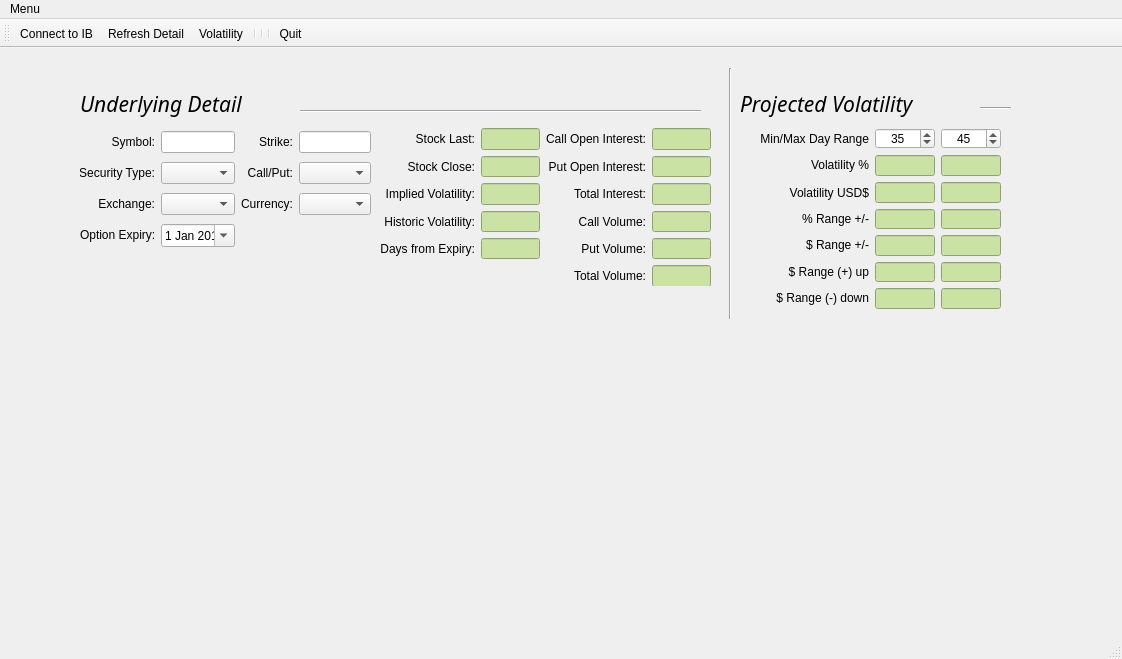
<?xml version="1.0" encoding="UTF-8"?>
<ui version="4.0">
 <class>MainWindow</class>
 <widget class="QMainWindow" name="MainWindow">
  <property name="geometry">
   <rect>
    <x>0</x>
    <y>0</y>
    <width>1122</width>
    <height>659</height>
   </rect>
  </property>
  <property name="windowTitle">
   <string>MainWindow</string>
  </property>
  <widget class="QWidget" name="centralwidget">
   <widget class="QLabel" name="label">
    <property name="geometry">
     <rect>
      <x>80</x>
      <y>40</y>
      <width>261</width>
      <height>31</height>
     </rect>
    </property>
    <property name="font">
     <font>
      <family>Magneto</family>
      <pointsize>16</pointsize>
      <weight>50</weight>
      <italic>true</italic>
      <bold>false</bold>
     </font>
    </property>
    <property name="text">
     <string>Underlying Detail</string>
    </property>
    <property name="alignment">
     <set>Qt::AlignLeading|Qt::AlignLeft|Qt::AlignVCenter</set>
    </property>
   </widget>
   <widget class="Line" name="line">
    <property name="geometry">
     <rect>
      <x>300</x>
      <y>55</y>
      <width>401</width>
      <height>16</height>
     </rect>
    </property>
    <property name="frameShadow">
     <enum>QFrame::Sunken</enum>
    </property>
    <property name="lineWidth">
     <number>1</number>
    </property>
    <property name="orientation">
     <enum>Qt::Horizontal</enum>
    </property>
   </widget>
   <widget class="QWidget" name="layoutWidget">
    <property name="geometry">
     <rect>
      <x>760</x>
      <y>80</y>
      <width>241</width>
      <height>181</height>
     </rect>
    </property>
    <layout class="QGridLayout" name="gridLayout_3">
     <item row="4" column="2">
      <widget class="QLineEdit" name="rangeUSD_45Days">
       <property name="styleSheet">
        <string notr="true">background-color: rgb(202, 226, 163);</string>
       </property>
       <property name="text">
        <string/>
       </property>
       <property name="readOnly">
        <bool>true</bool>
       </property>
      </widget>
     </item>
     <item row="0" column="2">
      <widget class="QSpinBox" name="maxDaysSpinBox">
       <property name="alignment">
        <set>Qt::AlignCenter</set>
       </property>
       <property name="minimum">
        <number>20</number>
       </property>
       <property name="maximum">
        <number>50</number>
       </property>
       <property name="value">
        <number>45</number>
       </property>
      </widget>
     </item>
     <item row="0" column="1">
      <widget class="QSpinBox" name="minDaysSpinBox">
       <property name="alignment">
        <set>Qt::AlignCenter</set>
       </property>
       <property name="minimum">
        <number>20</number>
       </property>
       <property name="maximum">
        <number>50</number>
       </property>
       <property name="value">
        <number>35</number>
       </property>
      </widget>
     </item>
     <item row="4" column="1">
      <widget class="QLineEdit" name="rangeUSD_30Days">
       <property name="styleSheet">
        <string notr="true">background-color: rgb(202, 226, 163);</string>
       </property>
       <property name="text">
        <string/>
       </property>
       <property name="readOnly">
        <bool>true</bool>
       </property>
      </widget>
     </item>
     <item row="3" column="1">
      <widget class="QLineEdit" name="rangePercent_30Days">
       <property name="styleSheet">
        <string notr="true">background-color: rgb(202, 226, 163);</string>
       </property>
       <property name="text">
        <string/>
       </property>
       <property name="readOnly">
        <bool>true</bool>
       </property>
      </widget>
     </item>
     <item row="1" column="0">
      <widget class="QLabel" name="lb_volPerc">
       <property name="text">
        <string>&lt;html&gt;&lt;head/&gt;&lt;body&gt;&lt;p&gt;Volatility %&lt;/p&gt;&lt;/body&gt;&lt;/html&gt;</string>
       </property>
       <property name="alignment">
        <set>Qt::AlignRight|Qt::AlignTrailing|Qt::AlignVCenter</set>
       </property>
      </widget>
     </item>
     <item row="2" column="2">
      <widget class="QLineEdit" name="volUSD_45Days">
       <property name="styleSheet">
        <string notr="true">background-color: rgb(202, 226, 163);</string>
       </property>
       <property name="text">
        <string/>
       </property>
       <property name="readOnly">
        <bool>true</bool>
       </property>
      </widget>
     </item>
     <item row="4" column="0">
      <widget class="QLabel" name="lb_rangeUSD">
       <property name="text">
        <string>&lt;html&gt;&lt;head/&gt;&lt;body&gt;&lt;p&gt;$ Range +/-&lt;/p&gt;&lt;/body&gt;&lt;/html&gt;</string>
       </property>
       <property name="alignment">
        <set>Qt::AlignRight|Qt::AlignTrailing|Qt::AlignVCenter</set>
       </property>
      </widget>
     </item>
     <item row="3" column="2">
      <widget class="QLineEdit" name="rangePercent_45Days">
       <property name="styleSheet">
        <string notr="true">background-color: rgb(202, 226, 163);</string>
       </property>
       <property name="text">
        <string/>
       </property>
       <property name="readOnly">
        <bool>true</bool>
       </property>
      </widget>
     </item>
     <item row="2" column="1">
      <widget class="QLineEdit" name="volUSD_30Days">
       <property name="styleSheet">
        <string notr="true">background-color: rgb(202, 226, 163);</string>
       </property>
       <property name="text">
        <string/>
       </property>
       <property name="readOnly">
        <bool>true</bool>
       </property>
      </widget>
     </item>
     <item row="1" column="1">
      <widget class="QLineEdit" name="volPercent_30Days">
       <property name="styleSheet">
        <string notr="true">background-color: rgb(202, 226, 163);</string>
       </property>
       <property name="text">
        <string/>
       </property>
       <property name="readOnly">
        <bool>true</bool>
       </property>
      </widget>
     </item>
     <item row="3" column="0">
      <widget class="QLabel" name="lb_rangePerc">
       <property name="text">
        <string>% Range +/-</string>
       </property>
       <property name="alignment">
        <set>Qt::AlignRight|Qt::AlignTrailing|Qt::AlignVCenter</set>
       </property>
      </widget>
     </item>
     <item row="2" column="0">
      <widget class="QLabel" name="lb_VolUSD">
       <property name="contextMenuPolicy">
        <enum>Qt::NoContextMenu</enum>
       </property>
       <property name="text">
        <string>Volatility USD$</string>
       </property>
       <property name="alignment">
        <set>Qt::AlignRight|Qt::AlignTrailing|Qt::AlignVCenter</set>
       </property>
      </widget>
     </item>
     <item row="1" column="2">
      <widget class="QLineEdit" name="volPercent_45Days">
       <property name="styleSheet">
        <string notr="true">background-color: rgb(202, 226, 163);</string>
       </property>
       <property name="text">
        <string/>
       </property>
       <property name="readOnly">
        <bool>true</bool>
       </property>
      </widget>
     </item>
     <item row="6" column="1">
      <widget class="QLineEdit" name="rangeUSD_up_30Days">
       <property name="styleSheet">
        <string notr="true">background-color: rgb(202, 226, 163);</string>
       </property>
       <property name="text">
        <string/>
       </property>
       <property name="readOnly">
        <bool>true</bool>
       </property>
      </widget>
     </item>
     <item row="6" column="0">
      <widget class="QLabel" name="lb_rangeUp">
       <property name="text">
        <string>&lt;html&gt;&lt;head/&gt;&lt;body&gt;&lt;p&gt;$ Range (+) up&lt;/p&gt;&lt;/body&gt;&lt;/html&gt;</string>
       </property>
       <property name="alignment">
        <set>Qt::AlignRight|Qt::AlignTrailing|Qt::AlignVCenter</set>
       </property>
      </widget>
     </item>
     <item row="7" column="0">
      <widget class="QLabel" name="lb_rangeDown">
       <property name="text">
        <string>&lt;html&gt;&lt;head/&gt;&lt;body&gt;&lt;p&gt;$ Range (-) down&lt;/p&gt;&lt;/body&gt;&lt;/html&gt;</string>
       </property>
       <property name="alignment">
        <set>Qt::AlignRight|Qt::AlignTrailing|Qt::AlignVCenter</set>
       </property>
      </widget>
     </item>
     <item row="6" column="2">
      <widget class="QLineEdit" name="rangeUSD_up_45Days">
       <property name="styleSheet">
        <string notr="true">background-color: rgb(202, 226, 163);</string>
       </property>
       <property name="text">
        <string/>
       </property>
       <property name="readOnly">
        <bool>true</bool>
       </property>
      </widget>
     </item>
     <item row="7" column="1">
      <widget class="QLineEdit" name="rangeUSD_down_30Days">
       <property name="styleSheet">
        <string notr="true">background-color: rgb(202, 226, 163);</string>
       </property>
       <property name="text">
        <string/>
       </property>
       <property name="readOnly">
        <bool>true</bool>
       </property>
      </widget>
     </item>
     <item row="7" column="2">
      <widget class="QLineEdit" name="rangeUSD_down_45Days">
       <property name="styleSheet">
        <string notr="true">background-color: rgb(202, 226, 163);</string>
       </property>
       <property name="text">
        <string/>
       </property>
       <property name="readOnly">
        <bool>true</bool>
       </property>
      </widget>
     </item>
     <item row="0" column="0">
      <widget class="QLabel" name="lb_MinMaxRg">
       <property name="text">
        <string>Min/Max Day Range</string>
       </property>
       <property name="alignment">
        <set>Qt::AlignRight|Qt::AlignTrailing|Qt::AlignVCenter</set>
       </property>
      </widget>
     </item>
    </layout>
   </widget>
   <widget class="QWidget" name="layoutWidget_2">
    <property name="geometry">
     <rect>
      <x>380</x>
      <y>80</y>
      <width>331</width>
      <height>158</height>
     </rect>
    </property>
    <layout class="QGridLayout" name="gridLayout">
     <item row="3" column="0">
      <widget class="QLabel" name="lb_ImpVol">
       <property name="text">
        <string>Implied Volatility:</string>
       </property>
       <property name="alignment">
        <set>Qt::AlignRight|Qt::AlignTrailing|Qt::AlignVCenter</set>
       </property>
      </widget>
     </item>
     <item row="3" column="1">
      <widget class="QLineEdit" name="impliedVol">
       <property name="styleSheet">
        <string notr="true">background-color: rgb(202, 226, 163);</string>
       </property>
       <property name="text">
        <string/>
       </property>
       <property name="readOnly">
        <bool>true</bool>
       </property>
      </widget>
     </item>
     <item row="3" column="2">
      <widget class="QLabel" name="lb_totalInt">
       <property name="text">
        <string>Total Interest:</string>
       </property>
       <property name="alignment">
        <set>Qt::AlignRight|Qt::AlignTrailing|Qt::AlignVCenter</set>
       </property>
      </widget>
     </item>
     <item row="0" column="2">
      <widget class="QLabel" name="lb_openInt">
       <property name="text">
        <string>Call Open Interest:</string>
       </property>
       <property name="alignment">
        <set>Qt::AlignRight|Qt::AlignTrailing|Qt::AlignVCenter</set>
       </property>
      </widget>
     </item>
     <item row="0" column="0">
      <widget class="QLabel" name="lb_stockLast">
       <property name="text">
        <string>Stock Last:</string>
       </property>
       <property name="alignment">
        <set>Qt::AlignRight|Qt::AlignTrailing|Qt::AlignVCenter</set>
       </property>
      </widget>
     </item>
     <item row="0" column="3">
      <widget class="QLineEdit" name="callOpenInterest">
       <property name="styleSheet">
        <string notr="true">background-color: rgb(202, 226, 163);</string>
       </property>
       <property name="text">
        <string/>
       </property>
       <property name="readOnly">
        <bool>true</bool>
       </property>
      </widget>
     </item>
     <item row="1" column="2">
      <widget class="QLabel" name="lb_putCallInt">
       <property name="contextMenuPolicy">
        <enum>Qt::NoContextMenu</enum>
       </property>
       <property name="text">
        <string>Put Open Interest:</string>
       </property>
       <property name="alignment">
        <set>Qt::AlignRight|Qt::AlignTrailing|Qt::AlignVCenter</set>
       </property>
      </widget>
     </item>
     <item row="0" column="1">
      <widget class="QLineEdit" name="stockLast">
       <property name="styleSheet">
        <string notr="true">background-color: rgb(202, 226, 163);</string>
       </property>
       <property name="text">
        <string/>
       </property>
       <property name="readOnly">
        <bool>true</bool>
       </property>
      </widget>
     </item>
     <item row="1" column="1">
      <widget class="QLineEdit" name="stockClose">
       <property name="styleSheet">
        <string notr="true">background-color: rgb(202, 226, 163);</string>
       </property>
       <property name="text">
        <string/>
       </property>
       <property name="readOnly">
        <bool>true</bool>
       </property>
      </widget>
     </item>
     <item row="1" column="0">
      <widget class="QLabel" name="lb_stockClose">
       <property name="contextMenuPolicy">
        <enum>Qt::NoContextMenu</enum>
       </property>
       <property name="text">
        <string>Stock Close:</string>
       </property>
       <property name="alignment">
        <set>Qt::AlignRight|Qt::AlignTrailing|Qt::AlignVCenter</set>
       </property>
      </widget>
     </item>
     <item row="1" column="3">
      <widget class="QLineEdit" name="putOpenInterest">
       <property name="styleSheet">
        <string notr="true">background-color: rgb(202, 226, 163);</string>
       </property>
       <property name="text">
        <string/>
       </property>
       <property name="readOnly">
        <bool>true</bool>
       </property>
      </widget>
     </item>
     <item row="3" column="3">
      <widget class="QLineEdit" name="totalOpenInterest">
       <property name="styleSheet">
        <string notr="true">background-color: rgb(202, 226, 163);</string>
       </property>
       <property name="text">
        <string/>
       </property>
       <property name="readOnly">
        <bool>true</bool>
       </property>
      </widget>
     </item>
     <item row="5" column="1">
      <widget class="QLineEdit" name="daysFromExpiry">
       <property name="styleSheet">
        <string notr="true">background-color: rgb(202, 226, 163);</string>
       </property>
       <property name="text">
        <string/>
       </property>
       <property name="readOnly">
        <bool>true</bool>
       </property>
      </widget>
     </item>
     <item row="5" column="0">
      <widget class="QLabel" name="lb_Exp">
       <property name="text">
        <string>Days from Expiry:</string>
       </property>
       <property name="alignment">
        <set>Qt::AlignRight|Qt::AlignTrailing|Qt::AlignVCenter</set>
       </property>
      </widget>
     </item>
     <item row="4" column="2">
      <widget class="QLabel" name="lb_callVol">
       <property name="text">
        <string>Call Volume:</string>
       </property>
       <property name="alignment">
        <set>Qt::AlignRight|Qt::AlignTrailing|Qt::AlignVCenter</set>
       </property>
      </widget>
     </item>
     <item row="4" column="1">
      <widget class="QLineEdit" name="historicVol">
       <property name="styleSheet">
        <string notr="true">background-color: rgb(202, 226, 163);</string>
       </property>
       <property name="text">
        <string/>
       </property>
       <property name="readOnly">
        <bool>true</bool>
       </property>
      </widget>
     </item>
     <item row="4" column="0">
      <widget class="QLabel" name="labelExpiry_2">
       <property name="text">
        <string>Historic Volatility:</string>
       </property>
       <property name="alignment">
        <set>Qt::AlignRight|Qt::AlignTrailing|Qt::AlignVCenter</set>
       </property>
      </widget>
     </item>
     <item row="5" column="3">
      <widget class="QLineEdit" name="putVolume">
       <property name="styleSheet">
        <string notr="true">background-color: rgb(202, 226, 163);</string>
       </property>
       <property name="text">
        <string/>
       </property>
       <property name="readOnly">
        <bool>true</bool>
       </property>
      </widget>
     </item>
     <item row="4" column="3">
      <widget class="QLineEdit" name="callVolume">
       <property name="styleSheet">
        <string notr="true">background-color: rgb(202, 226, 163);</string>
       </property>
       <property name="text">
        <string/>
       </property>
       <property name="readOnly">
        <bool>true</bool>
       </property>
      </widget>
     </item>
     <item row="5" column="2">
      <widget class="QLabel" name="lb_putVol">
       <property name="contextMenuPolicy">
        <enum>Qt::NoContextMenu</enum>
       </property>
       <property name="text">
        <string>Put Volume:</string>
       </property>
       <property name="alignment">
        <set>Qt::AlignRight|Qt::AlignTrailing|Qt::AlignVCenter</set>
       </property>
      </widget>
     </item>
     <item row="6" column="2">
      <widget class="QLabel" name="lb_totalVol">
       <property name="text">
        <string>Total Volume:</string>
       </property>
       <property name="alignment">
        <set>Qt::AlignRight|Qt::AlignTrailing|Qt::AlignVCenter</set>
       </property>
      </widget>
     </item>
     <item row="6" column="3">
      <widget class="QLineEdit" name="totalVolume">
       <property name="styleSheet">
        <string notr="true">background-color: rgb(202, 226, 163);</string>
       </property>
       <property name="text">
        <string/>
       </property>
       <property name="readOnly">
        <bool>true</bool>
       </property>
      </widget>
     </item>
    </layout>
   </widget>
   <widget class="Line" name="line_2">
    <property name="geometry">
     <rect>
      <x>980</x>
      <y>50</y>
      <width>31</width>
      <height>20</height>
     </rect>
    </property>
    <property name="frameShadow">
     <enum>QFrame::Sunken</enum>
    </property>
    <property name="lineWidth">
     <number>1</number>
    </property>
    <property name="orientation">
     <enum>Qt::Horizontal</enum>
    </property>
   </widget>
   <widget class="QLabel" name="label_2">
    <property name="geometry">
     <rect>
      <x>740</x>
      <y>40</y>
      <width>261</width>
      <height>31</height>
     </rect>
    </property>
    <property name="font">
     <font>
      <family>Magneto</family>
      <pointsize>16</pointsize>
      <weight>50</weight>
      <italic>true</italic>
      <bold>false</bold>
     </font>
    </property>
    <property name="text">
     <string>Projected Volatility</string>
    </property>
    <property name="alignment">
     <set>Qt::AlignLeading|Qt::AlignLeft|Qt::AlignVCenter</set>
    </property>
   </widget>
   <widget class="QWidget" name="layoutWidget_3">
    <property name="geometry">
     <rect>
      <x>80</x>
      <y>80</y>
      <width>291</width>
      <height>126</height>
     </rect>
    </property>
    <layout class="QGridLayout" name="gridLayout_2">
     <item row="3" column="0">
      <widget class="QLabel" name="lb_expiry">
       <property name="text">
        <string>&lt;html&gt;&lt;head/&gt;&lt;body&gt;&lt;p&gt;Option Expiry:&lt;/p&gt;&lt;/body&gt;&lt;/html&gt;</string>
       </property>
       <property name="alignment">
        <set>Qt::AlignRight|Qt::AlignTrailing|Qt::AlignVCenter</set>
       </property>
      </widget>
     </item>
     <item row="1" column="0">
      <widget class="QLabel" name="lb_SecType">
       <property name="contextMenuPolicy">
        <enum>Qt::NoContextMenu</enum>
       </property>
       <property name="text">
        <string>Security Type:</string>
       </property>
       <property name="alignment">
        <set>Qt::AlignRight|Qt::AlignTrailing|Qt::AlignVCenter</set>
       </property>
      </widget>
     </item>
     <item row="0" column="0">
      <widget class="QLabel" name="lb_symbol">
       <property name="layoutDirection">
        <enum>Qt::RightToLeft</enum>
       </property>
       <property name="text">
        <string>Symbol:</string>
       </property>
       <property name="alignment">
        <set>Qt::AlignRight|Qt::AlignTrailing|Qt::AlignVCenter</set>
       </property>
      </widget>
     </item>
     <item row="0" column="3">
      <widget class="QLineEdit" name="strike">
       <property name="text">
        <string/>
       </property>
      </widget>
     </item>
     <item row="1" column="1">
      <widget class="QComboBox" name="securityType">
       <property name="maxCount">
        <number>10</number>
       </property>
      </widget>
     </item>
     <item row="2" column="1">
      <widget class="QComboBox" name="exchangeLoc">
       <property name="maxCount">
        <number>10</number>
       </property>
      </widget>
     </item>
     <item row="2" column="0">
      <widget class="QLabel" name="lb_exchange">
       <property name="text">
        <string>Exchange:</string>
       </property>
       <property name="alignment">
        <set>Qt::AlignRight|Qt::AlignTrailing|Qt::AlignVCenter</set>
       </property>
      </widget>
     </item>
     <item row="3" column="1">
      <widget class="QDateEdit" name="dateExpiry">
       <property name="dateTime">
        <datetime>
         <hour>2</hour>
         <minute>0</minute>
         <second>0</second>
         <year>2018</year>
         <month>1</month>
         <day>1</day>
        </datetime>
       </property>
       <property name="maximumDateTime">
        <datetime>
         <hour>12</hour>
         <minute>59</minute>
         <second>59</second>
         <year>2020</year>
         <month>12</month>
         <day>31</day>
        </datetime>
       </property>
       <property name="minimumDateTime">
        <datetime>
         <hour>2</hour>
         <minute>0</minute>
         <second>0</second>
         <year>2017</year>
         <month>9</month>
         <day>14</day>
        </datetime>
       </property>
       <property name="calendarPopup">
        <bool>true</bool>
       </property>
      </widget>
     </item>
     <item row="1" column="2">
      <widget class="QLabel" name="lb_callPut">
       <property name="text">
        <string>Call/Put:</string>
       </property>
       <property name="alignment">
        <set>Qt::AlignRight|Qt::AlignTrailing|Qt::AlignVCenter</set>
       </property>
      </widget>
     </item>
     <item row="2" column="2">
      <widget class="QLabel" name="lb_currency">
       <property name="text">
        <string>Currency:</string>
       </property>
       <property name="alignment">
        <set>Qt::AlignRight|Qt::AlignTrailing|Qt::AlignVCenter</set>
       </property>
      </widget>
     </item>
     <item row="0" column="2">
      <widget class="QLabel" name="lb_stk">
       <property name="text">
        <string>Strike:</string>
       </property>
       <property name="alignment">
        <set>Qt::AlignRight|Qt::AlignTrailing|Qt::AlignVCenter</set>
       </property>
      </widget>
     </item>
     <item row="0" column="1">
      <widget class="QLineEdit" name="symbol">
       <property name="inputMask">
        <string/>
       </property>
       <property name="text">
        <string/>
       </property>
       <property name="placeholderText">
        <string extracomment="FB"/>
       </property>
      </widget>
     </item>
     <item row="1" column="3">
      <widget class="QComboBox" name="callPut"/>
     </item>
     <item row="2" column="3">
      <widget class="QComboBox" name="currency"/>
     </item>
    </layout>
   </widget>
   <widget class="Line" name="line_3">
    <property name="geometry">
     <rect>
      <x>720</x>
      <y>20</y>
      <width>20</width>
      <height>251</height>
     </rect>
    </property>
    <property name="orientation">
     <enum>Qt::Vertical</enum>
    </property>
   </widget>
  </widget>
  <widget class="QMenuBar" name="menubar">
   <property name="geometry">
    <rect>
     <x>0</x>
     <y>0</y>
     <width>1122</width>
     <height>21</height>
    </rect>
   </property>
   <widget class="QMenu" name="menuMenu">
    <property name="tearOffEnabled">
     <bool>true</bool>
    </property>
    <property name="title">
     <string>Menu</string>
    </property>
   </widget>
   <addaction name="menuMenu"/>
  </widget>
  <widget class="QStatusBar" name="statusbar"/>
  <widget class="QToolBar" name="toolBar">
   <property name="windowTitle">
    <string>toolBar</string>
   </property>
   <attribute name="toolBarArea">
    <enum>TopToolBarArea</enum>
   </attribute>
   <attribute name="toolBarBreak">
    <bool>false</bool>
   </attribute>
   <addaction name="actionconnectIB"/>
   <addaction name="actionRefresh_Detail"/>
   <addaction name="actionVolatility"/>
   <addaction name="separator"/>
   <addaction name="separator"/>
   <addaction name="separator"/>
   <addaction name="actionQuit"/>
  </widget>
  <action name="actionconnectIB">
   <property name="icon">
    <iconset>
     <normaloff>../../../../Pictures/Connect No.ico</normaloff>../../../../Pictures/Connect No.ico</iconset>
   </property>
   <property name="text">
    <string>Connect to IB</string>
   </property>
   <property name="toolTip">
    <string>&lt;html&gt;&lt;head/&gt;&lt;body&gt;&lt;p&gt;&lt;span style=&quot; font-size:8pt; font-style:italic;&quot;&gt;Connect to IB&lt;/span&gt;&lt;/p&gt;&lt;/body&gt;&lt;/html&gt;</string>
   </property>
   <property name="shortcut">
    <string>Ctrl+Shift+C</string>
   </property>
  </action>
  <action name="actionRefresh_Detail">
   <property name="icon">
    <iconset>
     <normaloff>../../../../Pictures/Refresh.png</normaloff>../../../../Pictures/Refresh.png</iconset>
   </property>
   <property name="text">
    <string>Refresh Detail</string>
   </property>
   <property name="toolTip">
    <string>Refresh Underlying Detail</string>
   </property>
   <property name="shortcut">
    <string>Ctrl+Shift+R</string>
   </property>
  </action>
  <action name="actionVolatility">
   <property name="icon">
    <iconset>
     <normaloff>../../../../Pictures/chart-512.png</normaloff>../../../../Pictures/chart-512.png</iconset>
   </property>
   <property name="text">
    <string>Volatility</string>
   </property>
   <property name="toolTip">
    <string>Get Projected Volatility</string>
   </property>
   <property name="shortcut">
    <string>Ctrl+Shift+V</string>
   </property>
  </action>
  <action name="actionQuit">
   <property name="icon">
    <iconset>
     <normaloff>../../../../Pictures/Actions-application-exit-icon.png</normaloff>../../../../Pictures/Actions-application-exit-icon.png</iconset>
   </property>
   <property name="text">
    <string>Quit</string>
   </property>
   <property name="toolTip">
    <string>Quit App</string>
   </property>
  </action>
 </widget>
 <tabstops>
  <tabstop>symbol</tabstop>
  <tabstop>strike</tabstop>
  <tabstop>securityType</tabstop>
  <tabstop>callPut</tabstop>
  <tabstop>exchangeLoc</tabstop>
  <tabstop>currency</tabstop>
  <tabstop>dateExpiry</tabstop>
  <tabstop>minDaysSpinBox</tabstop>
  <tabstop>maxDaysSpinBox</tabstop>
  <tabstop>volUSD_45Days</tabstop>
  <tabstop>rangeUSD_30Days</tabstop>
  <tabstop>rangeUSD_45Days</tabstop>
  <tabstop>rangePercent_30Days</tabstop>
  <tabstop>rangePercent_45Days</tabstop>
  <tabstop>volUSD_30Days</tabstop>
  <tabstop>volPercent_30Days</tabstop>
  <tabstop>volPercent_45Days</tabstop>
  <tabstop>rangeUSD_up_30Days</tabstop>
  <tabstop>rangeUSD_up_45Days</tabstop>
  <tabstop>rangeUSD_down_30Days</tabstop>
  <tabstop>rangeUSD_down_45Days</tabstop>
  <tabstop>impliedVol</tabstop>
  <tabstop>callOpenInterest</tabstop>
  <tabstop>stockLast</tabstop>
  <tabstop>stockClose</tabstop>
  <tabstop>putOpenInterest</tabstop>
  <tabstop>totalOpenInterest</tabstop>
  <tabstop>daysFromExpiry</tabstop>
  <tabstop>historicVol</tabstop>
  <tabstop>putVolume</tabstop>
  <tabstop>callVolume</tabstop>
  <tabstop>totalVolume</tabstop>
 </tabstops>
 <resources/>
 <connections/>
</ui>
